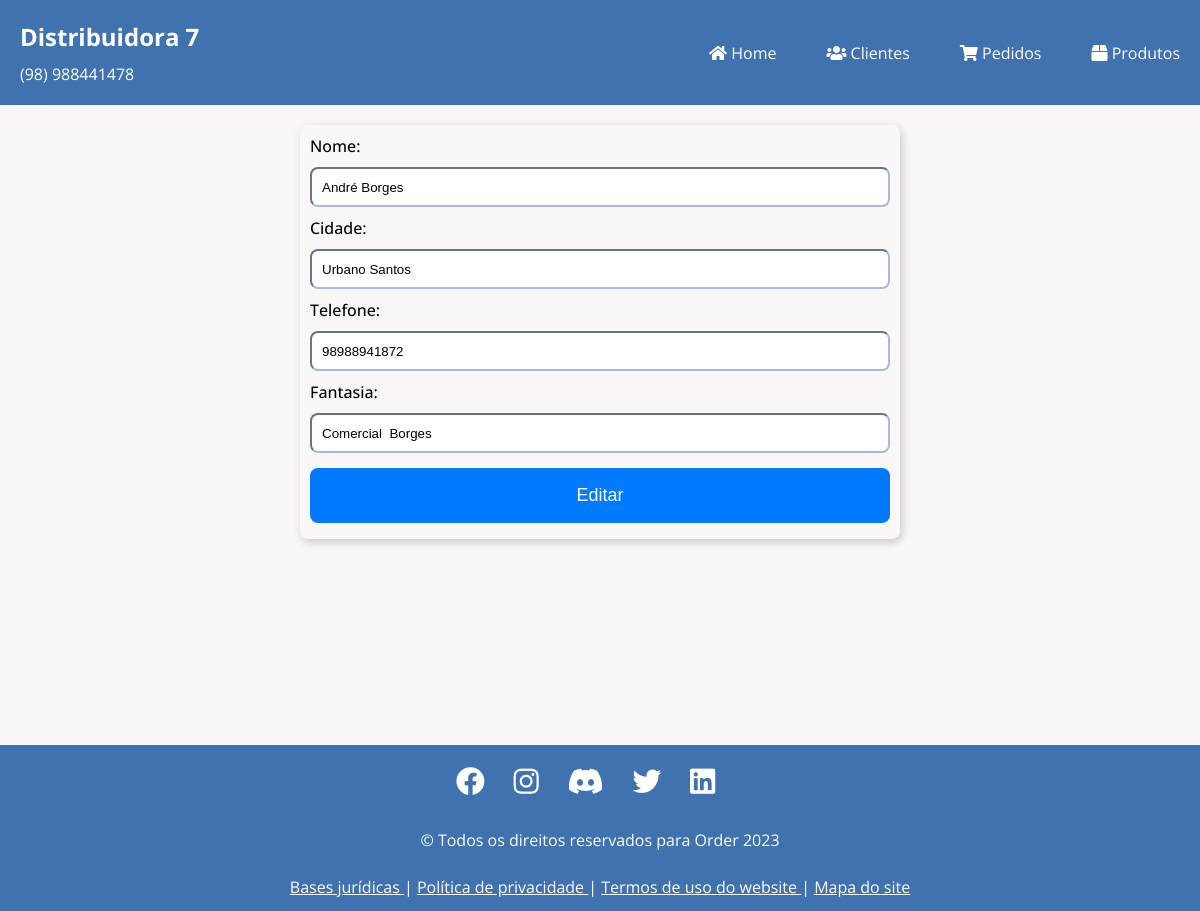
The app's page /clientes/editar/9/ with its own data.
### clientes/models.py (models this page shows, shortened)
class ClienteModel(models.Model):
    nome = models.CharField(max_length=50)
    cidade = models.CharField(max_length=50)
    telefone = models.IntegerField()
    fantasia = models.CharField(max_length=50)

### clientes/views.py (the view)
# urls.py: path('editar/<int:pk>/', views.EditarCliente.as_view(), name='editar-cliente'),
class EditarCliente(UpdateView):
    model = models.ClienteModel
    form_class = forms.ClienteForm
    template_name = 'form_cliente.html'
    success_url = reverse_lazy('clientes-tabela')
    def get_context_data(self, **kwargs):
        context = super().get_context_data(**kwargs)
        context['button'] = 'Editar'
        return context

### clientes/forms.py
class ClienteForm(forms.ModelForm):
    class Meta:
        model = ClienteModel
        fields = ['nome', 'cidade', 'telefone', 'fantasia']

### clientes/templates/form_cliente.html (shortened to what this page needs)
{% extends "base.html" %}
{% load static %}
{% block links_extras %}
<link rel="stylesheet" href="{% static 'css/form_cliente.css' %}">
{% endblock %}
{% block container_page %}
<div class="content-conteudo">
    <form method="post" class="form-order">
            <div class="field">
                <label for="id_nome">Nome:</label>
                {{ form.nome }}
            </div>
            <div class="field">
                <label for="id_nome">Cidade:</label>
                {{ form.cidade }}
            </div>
            <div class="field">
                <label for="id_nome">Telefone:</label>
                {{ form.telefone }}
            </div>
            <div class="field">
                <label for="id_nome">Fantasia:</label>
                {{ form.fantasia}}
            </div>
        <button type="submit">{{ button }}</button>
    </form>
</div>
{% endblock %}

### static/css/base.css (style rules this page uses)
* { margin: 0; padding: 0; box-sizing: border-box; list-style: none; }
html,body { height: 100%; }
body { font-family: "Open Sans", sans-serif; background-color: #F9F7F7; }

### static/css/form_cliente.css (style rules this page uses)
.content-conteudo { display: flex; align-items: center; justify-content: center; flex-direction: column; padding: 20px; height: 100%; }
.form-order { width: 50vw; display: flex; align-items: center; justify-content: center; flex-direction: column; border-radius: 8px; padding: 10px; box-shadow: 2px 3px 10px rgba(0, 0, 0, 0.2); gap: 10px; }
.field { width: 100%; display: flex; flex-direction: column; gap: 10px; }
.field label { font-size: 1rem; font-weight: 500; }
.field input { width: 100%; height: 3em; border-color: #acb6de; border-radius: 8px; padding: 10px; }
form button { display: flex; align-items: center; justify-content: space-evenly; background-color: #007bff; color: #fff; padding: 0.9375em 1.5625em; border: none; border-radius: 8px; cursor: pointer; font-size: 1.125em; width: 100%; margin: 0.3em 0; transition: all 0.4s ease-in-out; }

### records on screen
ClienteModel: nome "André Borges", cidade "Urbano Santos", telefone "98988941872", fantasia "Comercial Borges"

### other values on screen
{{ button }} "Editar"
